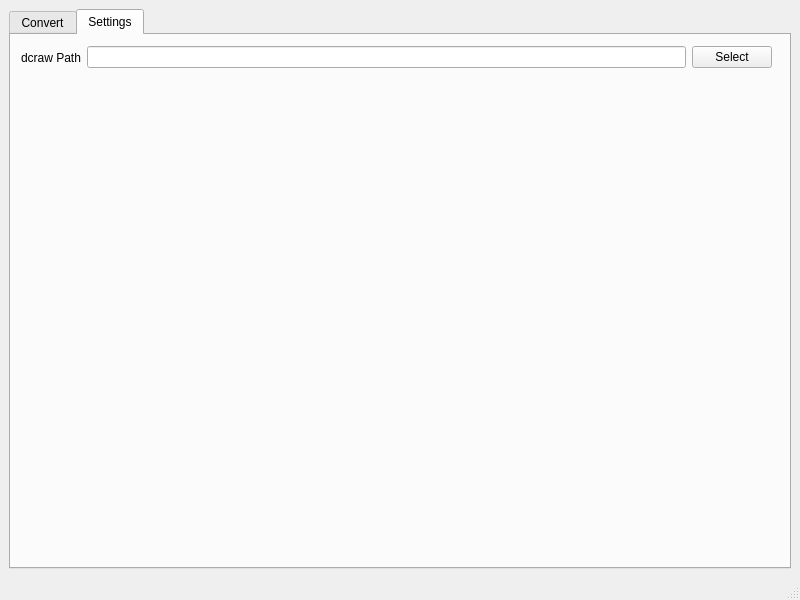
<?xml version="1.0" encoding="UTF-8"?>
<ui version="4.0">
 <class>MainWindow</class>
 <widget class="QMainWindow" name="MainWindow">
  <property name="geometry">
   <rect>
    <x>0</x>
    <y>0</y>
    <width>800</width>
    <height>600</height>
   </rect>
  </property>
  <property name="windowTitle">
   <string>dcraw batch</string>
  </property>
  <widget class="QWidget" name="centralwidget">
   <layout class="QHBoxLayout" name="horizontalLayout_2">
    <item>
     <widget class="QTabWidget" name="tabWidget">
      <property name="currentIndex">
       <number>1</number>
      </property>
      <widget class="QWidget" name="tab">
       <attribute name="title">
        <string>Convert</string>
       </attribute>
       <layout class="QVBoxLayout" name="verticalLayout_2">
        <item>
         <layout class="QVBoxLayout" name="verticalLayout">
          <item>
           <layout class="QHBoxLayout" name="horizontalLayout">
            <item>
             <widget class="QLabel" name="ImagesFolderLabel">
              <property name="text">
               <string>Images Folder</string>
              </property>
             </widget>
            </item>
            <item>
             <widget class="QLineEdit" name="ImagesFolderLineEdit"/>
            </item>
            <item>
             <widget class="QPushButton" name="ImagesFolderSelectPushButton">
              <property name="text">
               <string>Select</string>
              </property>
             </widget>
            </item>
           </layout>
          </item>
          <item>
           <widget class="QListView" name="ImagesListView"/>
          </item>
         </layout>
        </item>
        <item>
         <layout class="QHBoxLayout" name="horizontalLayout_5">
          <item>
           <widget class="QLabel" name="ArgsLabel">
            <property name="text">
             <string>Args</string>
            </property>
           </widget>
          </item>
          <item>
           <widget class="QLineEdit" name="ArgsLineEdit"/>
          </item>
         </layout>
        </item>
        <item>
         <layout class="QHBoxLayout" name="horizontalLayout_4">
          <item>
           <widget class="QLabel" name="CommandLabel">
            <property name="text">
             <string>command</string>
            </property>
           </widget>
          </item>
          <item>
           <widget class="QLineEdit" name="CommandLineEdit"/>
          </item>
         </layout>
        </item>
        <item>
         <widget class="QTextEdit" name="ProcessTextEdit"/>
        </item>
        <item>
         <widget class="QPushButton" name="ConvertPushButton">
          <property name="text">
           <string>Convert</string>
          </property>
         </widget>
        </item>
       </layout>
      </widget>
      <widget class="QWidget" name="tab_2">
       <attribute name="title">
        <string>Settings</string>
       </attribute>
       <widget class="QWidget" name="layoutWidget">
        <property name="geometry">
         <rect>
          <x>10</x>
          <y>10</y>
          <width>751</width>
          <height>25</height>
         </rect>
        </property>
        <layout class="QHBoxLayout" name="horizontalLayout_3">
         <item>
          <widget class="QLabel" name="dcrawPathLabel">
           <property name="text">
            <string>dcraw Path</string>
           </property>
          </widget>
         </item>
         <item>
          <widget class="QLineEdit" name="dcrawPathLineEdit"/>
         </item>
         <item>
          <widget class="QPushButton" name="dcrawPathSelectPushButton">
           <property name="text">
            <string>Select</string>
           </property>
          </widget>
         </item>
        </layout>
       </widget>
      </widget>
     </widget>
    </item>
   </layout>
  </widget>
  <widget class="QMenuBar" name="menubar">
   <property name="geometry">
    <rect>
     <x>0</x>
     <y>0</y>
     <width>800</width>
     <height>21</height>
    </rect>
   </property>
  </widget>
  <widget class="QStatusBar" name="statusbar"/>
 </widget>
 <resources/>
 <connections/>
</ui>
